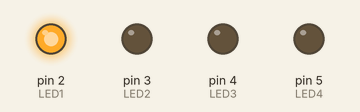
Bench run of a sketch on a simulated Arduino Uno, built with avr-gcc and run on an emulated ATmega328P. Shown: output pins drawn as LEDs (lit = HIGH).

Above: at 0.2 s.
At 1.2 s:
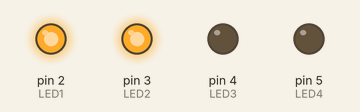
At 2.2 s:
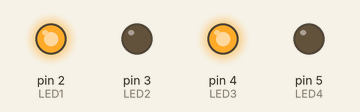
At 4.7 s:
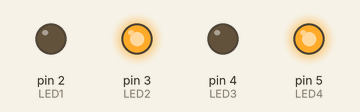
At 7.2 s:
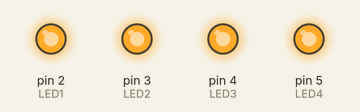
At 9.7 s:
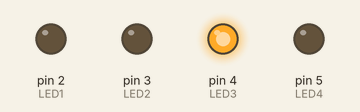
Timing chart, 0 to 10.4 s (numbered marks = the images above):
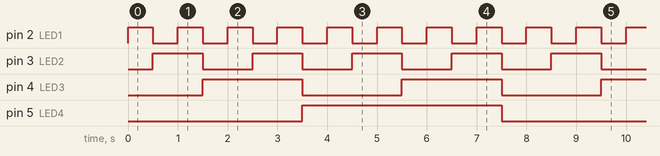

The sketch:

sketch_jan03b.ino
```cpp
int LED1 = 2;
int LED2 = 3;
int LED3 = 4;
int LED4 = 5;

void binario(){
  if(digitalRead(LED1) == HIGH){
    digitalWrite(LED1, LOW);
    if(digitalRead(LED2) == HIGH){
      digitalWrite(LED2, LOW);
      if (digitalRead(LED3) == HIGH){
        digitalWrite(LED3, LOW);
        if(digitalRead(LED4) == HIGH){
          digitalWrite(LED1, LOW);
          digitalWrite(LED2, LOW);
          digitalWrite(LED3, LOW);
          digitalWrite(LED4, LOW);
        }else{
          digitalWrite(LED4, HIGH);
        }
      }else{
        digitalWrite(LED3, HIGH);
      }
    }else{
      digitalWrite(LED2, HIGH);
    }
  }else{
    digitalWrite(LED1, HIGH);
  }
}

void setup() {
  pinMode(LED1, OUTPUT);
  pinMode(LED2, OUTPUT);
  pinMode(LED3, OUTPUT);
  pinMode(LED4, OUTPUT);
}

void loop() {
  binario();
  Serial.write(digitalRead(LED1));
  delay(500);
}
```

Measured:
- by itself, pin 2 (LED1): alternates HIGH for 0.50 s and LOW for 0.50 s
- by itself, pin 3 (LED2): alternates HIGH for 1.0 s and LOW for 1.0 s
- by itself, pin 4 (LED3): alternates HIGH for 2.0 s and LOW for 2.0 s
- by itself, pin 5 (LED4): alternates HIGH for 4.0 s and LOW for 4.0 s
